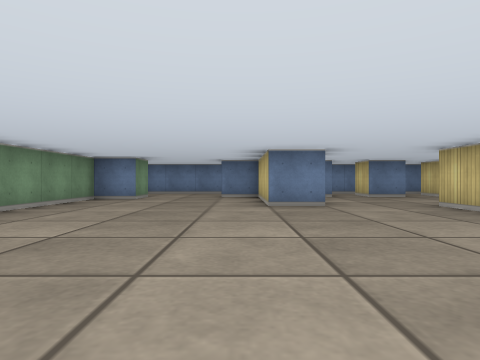
View 1 (above)

17 first-person views from a walk through a cub3D ray-caster map. The camera is about half as high as the walls, looks level and sees 75° across. The floor is counted in squares. Each view is taken from the middle of a square. On the plan, view 1 faces up. The plan holds only what a view shows up to about 9 squares ahead; the rest is blank.

View 2
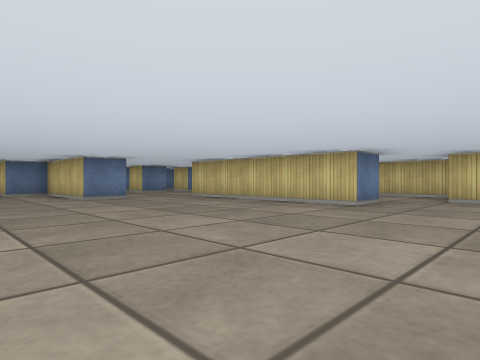

View 3
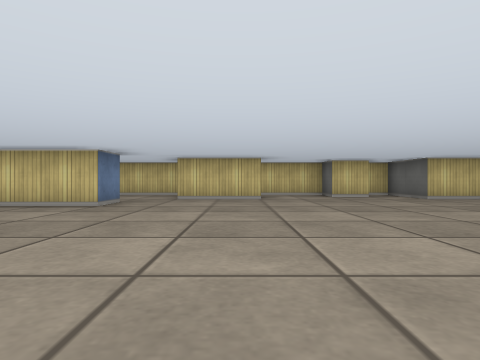

View 4
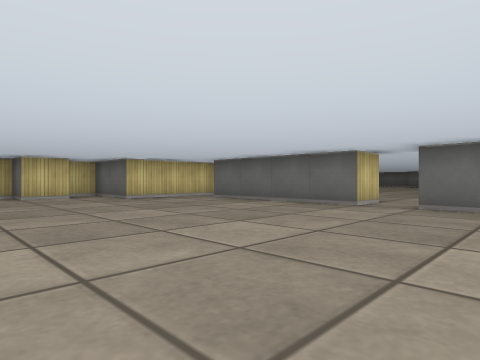

View 5
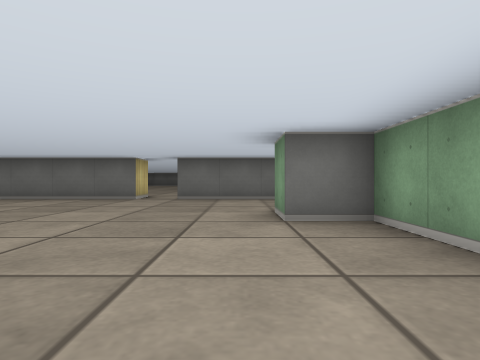

View 6
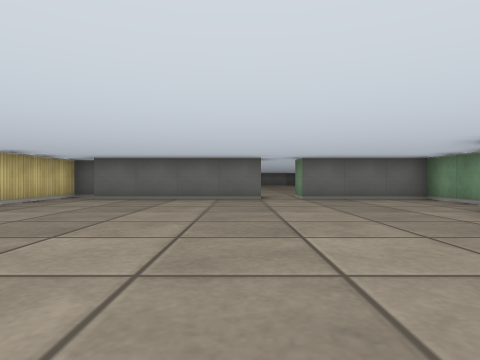

View 7
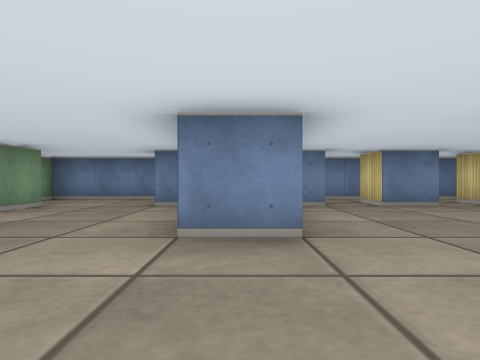

View 8
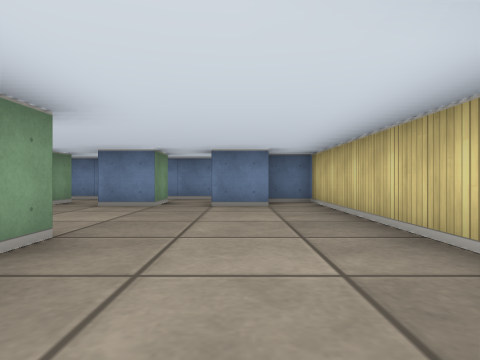

View 9
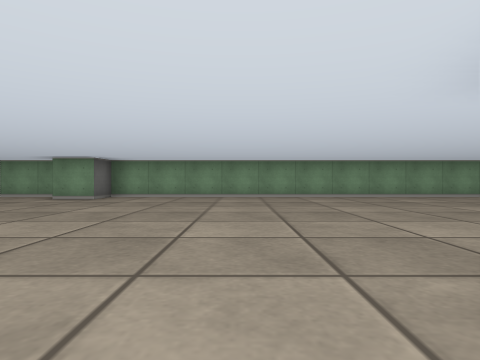

View 10
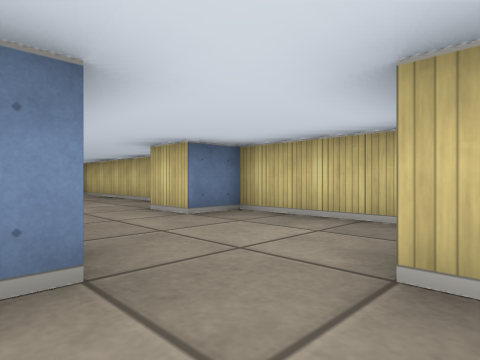

View 11
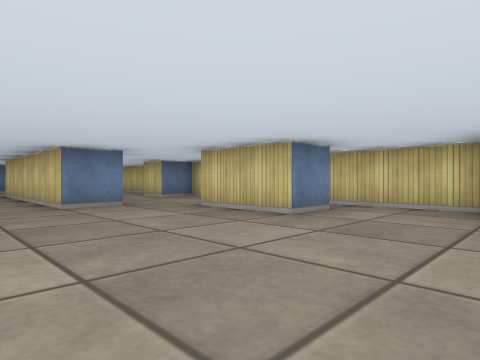

View 12
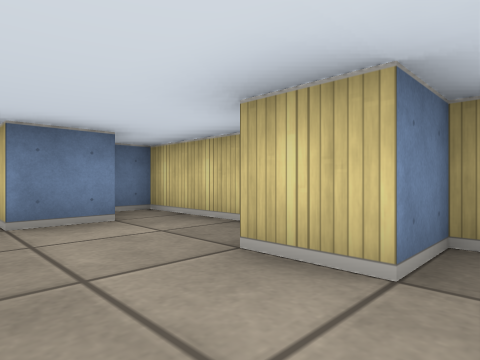

View 13
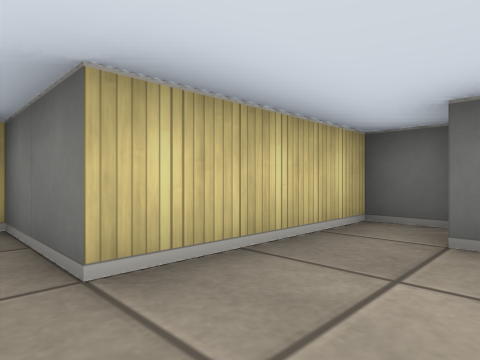

View 14
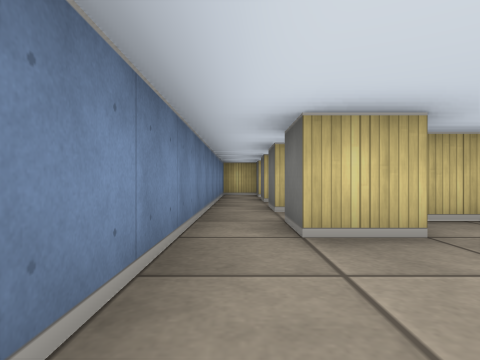

View 15
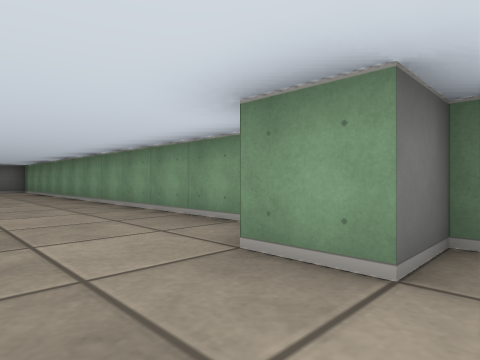

View 16
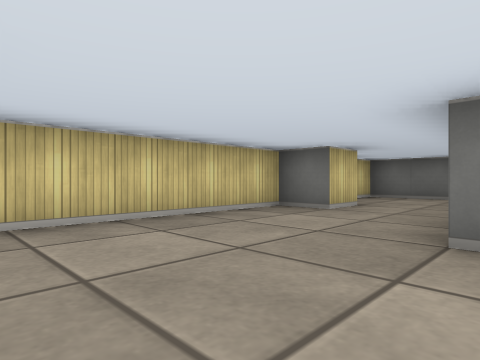

View 17
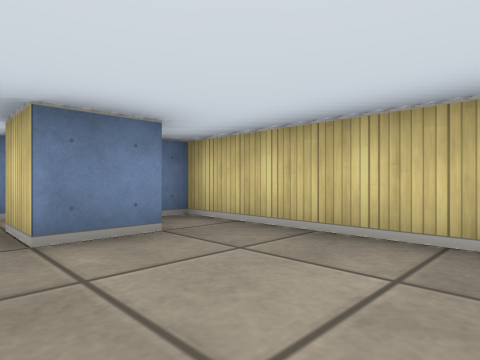

### Floor plan
Points are (right, up) in squares from view 1. A wall is a line through its corners. A room is listed if a view was taken in it or the views show most of it. See-through windows are left out.
Room 1 (views 1, 2, 3, 4, 5, 6, 7, 9, 10, 11, 12, 13, 14, 15)
walls: (3.5, 0.5) (3.5, 4.5); (6.5, -2.5) (5.5, -2.5) (5.5, -0.5); (1.6, 5.5) (0.5, 5.5) (0.5, 8.5) (-0.5, 8.5) (-0.5, 9.5); (-3.5, -6) (-3.5, -8.5) (-0.5, -8.5) (-0.5, -9.4); (0.5, -9.5) (0.5, -8.5) (4.5, -8.5); (4.6, -9.5) (5.5, -9.5) (5.5, -6.5) (7.5, -6.5) (7.5, -5.5) (6.5, -5.5) (6.5, -4.5) (7.5, -4.5) (7.5, -1.5) (6.9, -1.5); (-0.5, 10.5) (-3.5, 10.5) (-3.5, 8.5) (-2.5, 8.5) (-2.5, 7.5) (-3.5, 7.5) (-3.5, -4.5) (-2.5, -4.5) (-2.5, -5.5)
ways out: opening at (0, 10) to room 2; opening at (2.5, 5.5) to room 2; opening at (4.5, 0) to room 2; opening at (0, -9)
Room 2 (views 8, 16, 17)
walls: (4.5, 5.5) (4.5, 4.9); (3.5, 4.5) (3.5, 5.5); (4.5, 8.5) (3.5, 8.5) (3.5, 9.5) (4.5, 9.5) (4.5, 8.5); (6.6, 8.5) (5.5, 8.5) (5.5, 9.5); (2.6, 8.5) (2, 8.5); (6.2, 10.5) (-0.5, 10.5); (1.5, 9.5) (2.5, 9.5) (2.5, 8.8); (4.5, 0.5) (3.5, 0.5); (-0.5, 9.5) (0.5, 9.5); (5.5, -0.5) (7.5, -0.5) (7.5, 2.5) (6.5, 2.5) (6.5, 3.5) (7.5, 3.5) (7.5, 9.5) (6.5, 9.5)
ways out: opening at (0, 10) to room 1; opening at (2.5, 5.5) to room 1; opening at (4.5, 0) to room 1

Where each view was taken, in squares from view 1:
view 1: 0 up, 0 right, facing up
view 2: 2 down, 2 left, facing up-right
view 3: 2 down, 2 left, facing right
view 4: 3 down, 2 left, facing down-right
view 5: 1 down, 2 left, facing down
view 6: 1 down, 1 right, facing down
view 7: 3 up, 1 right, facing up
view 8: 3 up, 6 right, facing up
view 9: 1 down, 5 right, facing left
view 10: 1 down, 4 right, facing up-right
view 11: 5 down, 2 right, facing up-right
view 12: 6 down, 5 right, facing up-right
view 13: 6 down, 4 right, facing down-right
view 14: 10 up, 3 left, facing right
view 15: 9 up, 1 left, facing down-left
view 16: 8 up, 4 right, facing down-right
view 17: 6 up, 5 right, facing up-right
